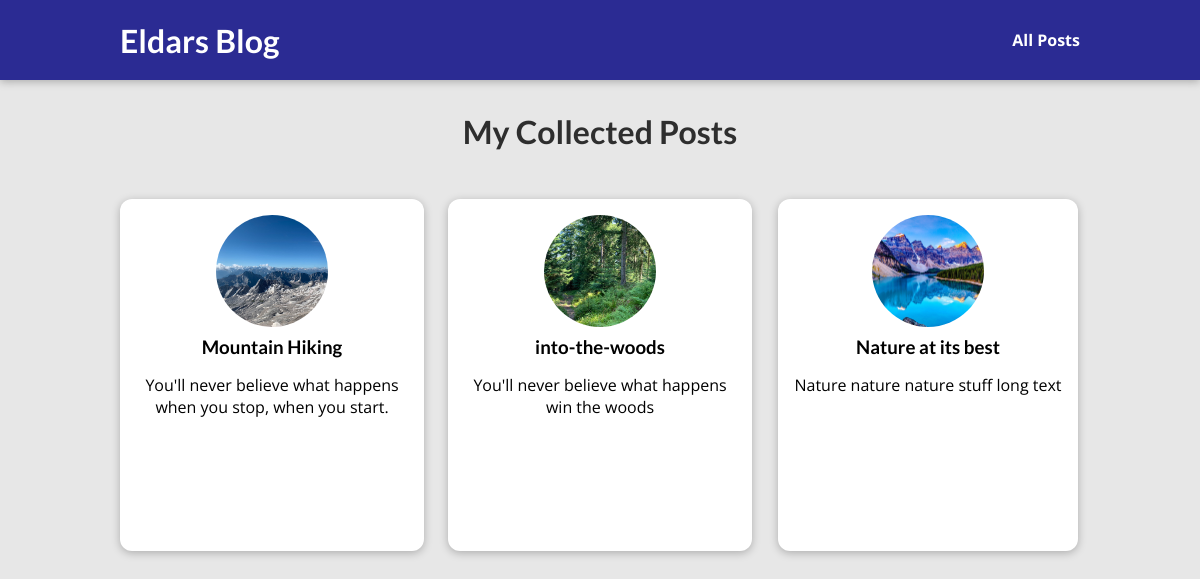
The app's page /posts/, older data.
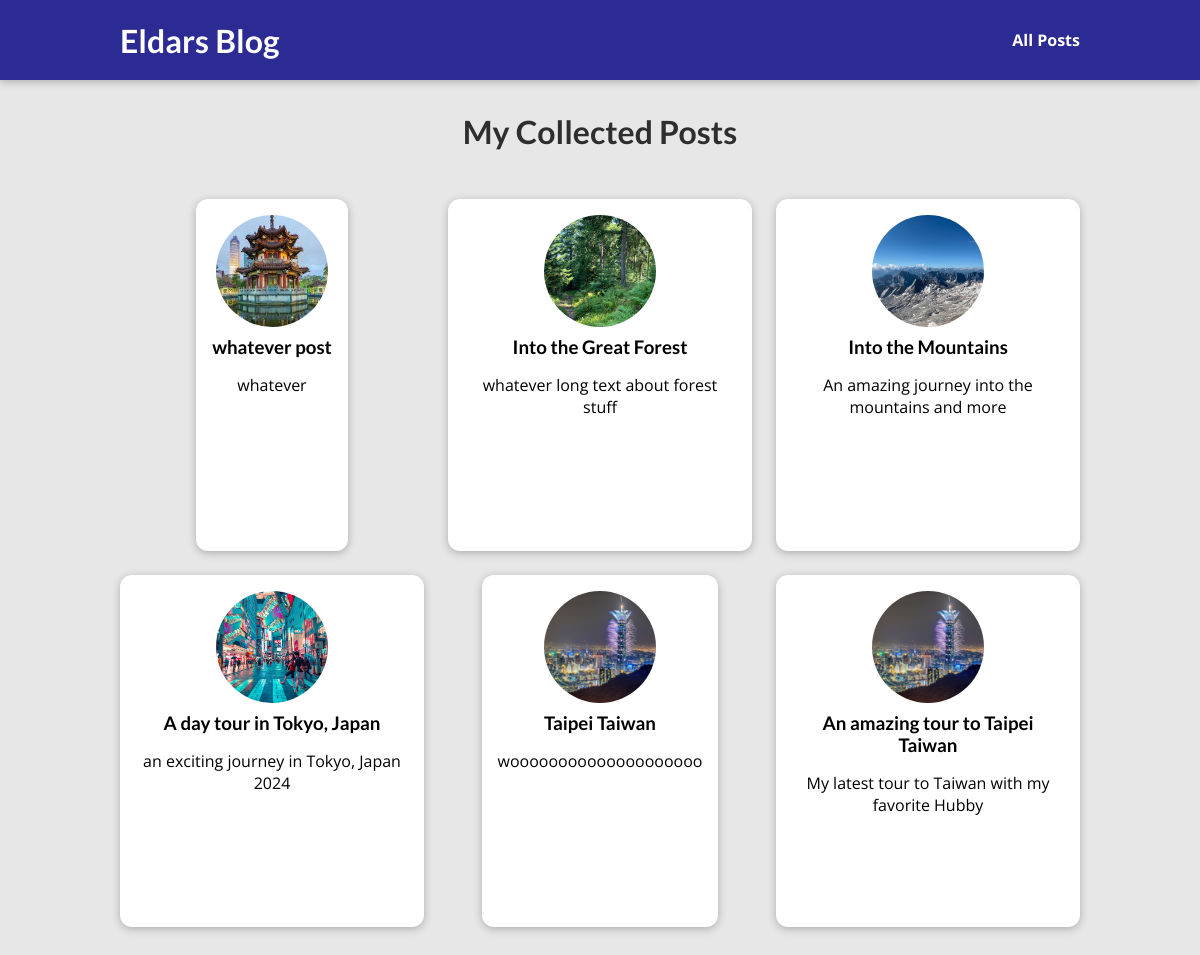
The same page, newer data.
### blog/models.py (models this page shows, shortened)
class Post(models.Model):
    title = models.CharField(max_length=150)
    excerpt = models.CharField(max_length=200)
    image_name = models.CharField(max_length=100)
    image = models.ImageField(upload_to="static/posts", null=True)
    date = models.DateField(auto_now=True)
    created_at = models.DateTimeField(auto_now_add=True)
    slug = models.SlugField(unique=True)
    content = models.TextField(validators=[MinLengthValidator(10)])
    author = models.ForeignKey(
        Author, on_delete=models.SET_NULL, null=True, related_name="posts")
    tags = models.ManyToManyField(Tag)

### blog/views.py (the view)
# urls.py: path("posts/", views.posts, name="posts-page"),
def posts(request):
    all_posts = Post.objects.all().order_by('-date')
    return render(request, "blog/all-posts.html", {'all_posts': all_posts})

### blog/templates/blog/all-posts.html (shortened to what this page needs)
{% extends 'base.html' %}
{% load static %}
{% block css_files %}
    <link rel="stylesheet" href="{% static 'blog/post.css' %}" />
    <link rel="stylesheet" href="{% static "blog/all-posts.css" %}">
{% endblock %}
{% block content %}
<section id="all-posts">
    <h2>My Collected Posts</h2>
    <ul>
        {% for post in all_posts %}
            {% include "blog/includes/post.html" %}
        {% endfor %}
    </ul>
</section>
{% endblock %}

### templates/base.html (shortened to what this page needs)
{% load static %}
<!DOCTYPE html>
<html lang="en">
<head>
    <link rel="stylesheet" href="{% static "app.css" %}">
    {% block css_files %}
    {% endblock %}
</head>
<body>
    <header id="main-navigation">
        <h1><a href="{% url 'starting-page' %}">Eldars Blog</a></h1>
        <nav>
            <a href="{% url 'posts-page' %}">All Posts</a>
        </nav>
    </header>
    {% block content %}
    {% endblock %}
</body>
</html>

### blog/templates/blog/includes/post.html
{% load static %}
<li>
    <article class="post">
        <a href="{% url "post-detail-page" post.slug %}">
            <img src="{{ post.image.url }}" alt="{{ post.title }}" />
                <div class="post__content">
                    <h3>{{ post.title }}</h3>
                    <p>
                        {{ post.excerpt}}
                    </p>
            </div>
        </a>
    </article>
</li>

### static/app.css (style rules this page uses)
* { box-sizing: border-box; }
html { font-family: 'Open Sans', 'Lato', sans-serif; }
body { margin: 0; }
h1, h2, h3 { font-family: 'Lato', sans-serif; font-weight: bold; }
#main-navigation { width: 100%; height: 5rem; display: flex; justify-content: space-between; align-items: center; padding: 0 10%; position: absolute; top: 0; left: 0; }
#main-navigation a { text-decoration: none; color: white; font-weight: bold; }

### blog/static/blog/post.css (style rules this page uses)
.post { display: flex; flex-direction: column; align-items: center; text-align: center; transition: transform 0.3s ease-in-out; }
.post a { text-decoration: none; color: black; transition: all 0.2s ease; padding: 1rem; }
.post img { width: 5rem; height: 5rem; object-fit: cover; border-radius: 50%; }
.post h3 { margin: 0.25rem 0; }

### blog/static/blog/all-posts.css (style rules this page uses)
body { background-color: #e7e7e7; }
#main-navigation { background-color: #0a0a85d8; box-shadow: 0 2px 8px rgba(0, 0, 0, 0.25); }
#all-posts { margin: 7rem auto; width: 90%; max-width: 60rem; }
#all-posts h2 { text-align: center; font-size: 2rem; color: #2e2e2e; margin: 3rem 0; }
ul { list-style: none; margin: 0; padding: 0; display: grid; grid-template-columns: repeat(auto-fill, minmax(17rem, 1fr)); gap: 1.5rem; }
.post img { width: 7rem; height: 7rem; }
.post a { height: 22rem; transform-origin: center; box-shadow: 0 2px 8px rgba(0, 0, 0, 0.25); border-radius: 12px; background-color: white; }

Row changes from the older to the newer data that the page shows:
removed Post: image (picture), title "Nature at its best", excerpt "Nature nature nature stuff long text"
added Post: image (picture), title "whatever post", excerpt "whatever"
changed Post: image: a different picture; title "Mountain Hiking" → "Into the Great Forest"; excerpt "You'll never believe what happens when you stop, when you start." → "whatever long text about forest stuff"
changed Post: image: a different picture; title "into-the-woods" → "Into the Mountains"; excerpt "You'll never believe what happens win the woods" → "An amazing journey into the mountains and more"
added Post: image (picture), title "A day tour in Tokyo, Japan", excerpt "an exciting journey in Tokyo, Japan 2024"
added Post: image (picture), title "Taipei Taiwan", excerpt "woooooooooooooooooooo"
added Post: image (picture), title "An amazing tour to Taipei Taiwan", excerpt "My latest tour to Taiwan with my favorite Hubby"
